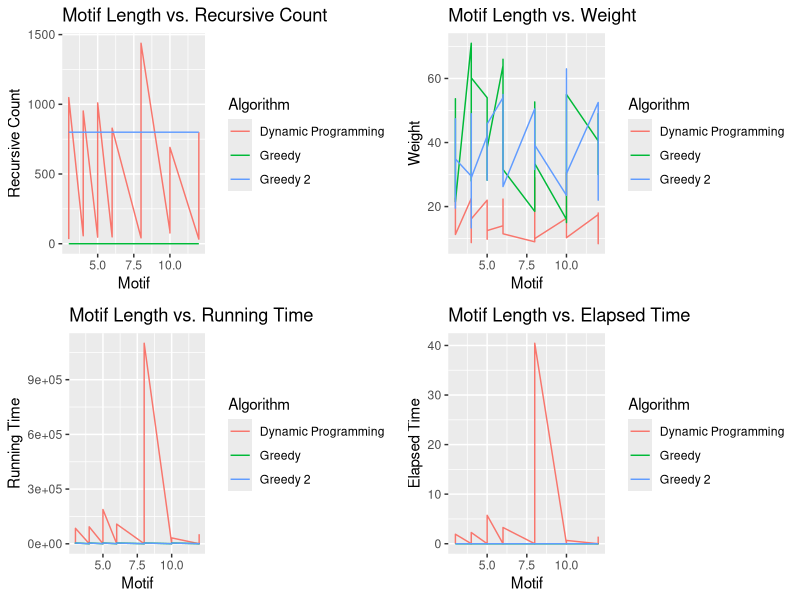

Recreate this plot in R.
#Set working directory
setwd("/Users/sjroth/Documents/CSE282/Final/mainprojectcode/")

#Load data
data <- read.csv('benchmark.csv',header = F)
names(data) <- c('Algorithm','Length','Motif','Recursive.Count',
                 'Running.Time','Weight','Elapsed.Time')

#Label the algorithms
data$Algorithm[data$Algorithm == 0] <- 'Greedy'
data$Algorithm[data$Algorithm == 1] <- 'Dynamic Programming'
data$Algorithm[data$Algorithm == 2] <- 'Greedy 2'

#Begin plotting
#Pick the data for plotting.
data.plot <- data[data$Length == 600,c(1,3:7)]

library('ggplot2')
p1 <-
  ggplot(data, aes(x=Motif, y=Recursive.Count, colour=Algorithm)) +
  geom_line() +
  ggtitle("Motif Length vs. Recursive Count") +
  ylab("Recursive Count")

p2 <-
  ggplot(data, aes(x=Motif, y=Running.Time, colour=Algorithm)) +
  geom_line() +
  ggtitle("Motif Length vs. Running Time") +
  ylab("Running Time")

p3 <-
  ggplot(data, aes(x=Motif, y=Weight, colour=Algorithm)) +
  geom_line() +
  ggtitle("Motif Length vs. Weight") 

p4 <-
  ggplot(data, aes(x=Motif, y=Elapsed.Time, colour=Algorithm)) +
  geom_line() +
  ggtitle("Motif Length vs. Elapsed Time") +
  ylab("Elapsed Time")

multiplot <- function(..., plotlist=NULL, file, cols=1, layout=NULL) {
  require(grid)
  
  # Make a list from the ... arguments and plotlist
  plots <- c(list(...), plotlist)
  
  numPlots = length(plots)
  
  # If layout is NULL, then use 'cols' to determine layout
  if (is.null(layout)) {
    # Make the panel
    # ncol: Number of columns of plots
    # nrow: Number of rows needed, calculated from # of cols
    layout <- matrix(seq(1, cols * ceiling(numPlots/cols)),
                     ncol = cols, nrow = ceiling(numPlots/cols))
  }
  
  if (numPlots==1) {
    print(plots[[1]])
    
  } else {
    # Set up the page
    grid.newpage()
    pushViewport(viewport(layout = grid.layout(nrow(layout), ncol(layout))))
    
    # Make each plot, in the correct location
    for (i in 1:numPlots) {
      # Get the i,j matrix positions of the regions that contain this subplot
      matchidx <- as.data.frame(which(layout == i, arr.ind = TRUE))
      
      print(plots[[i]], vp = viewport(layout.pos.row = matchidx$row,
                                      layout.pos.col = matchidx$col))
    }
  }
}

multiplot(p1,p2,p3,p4,cols=2)

